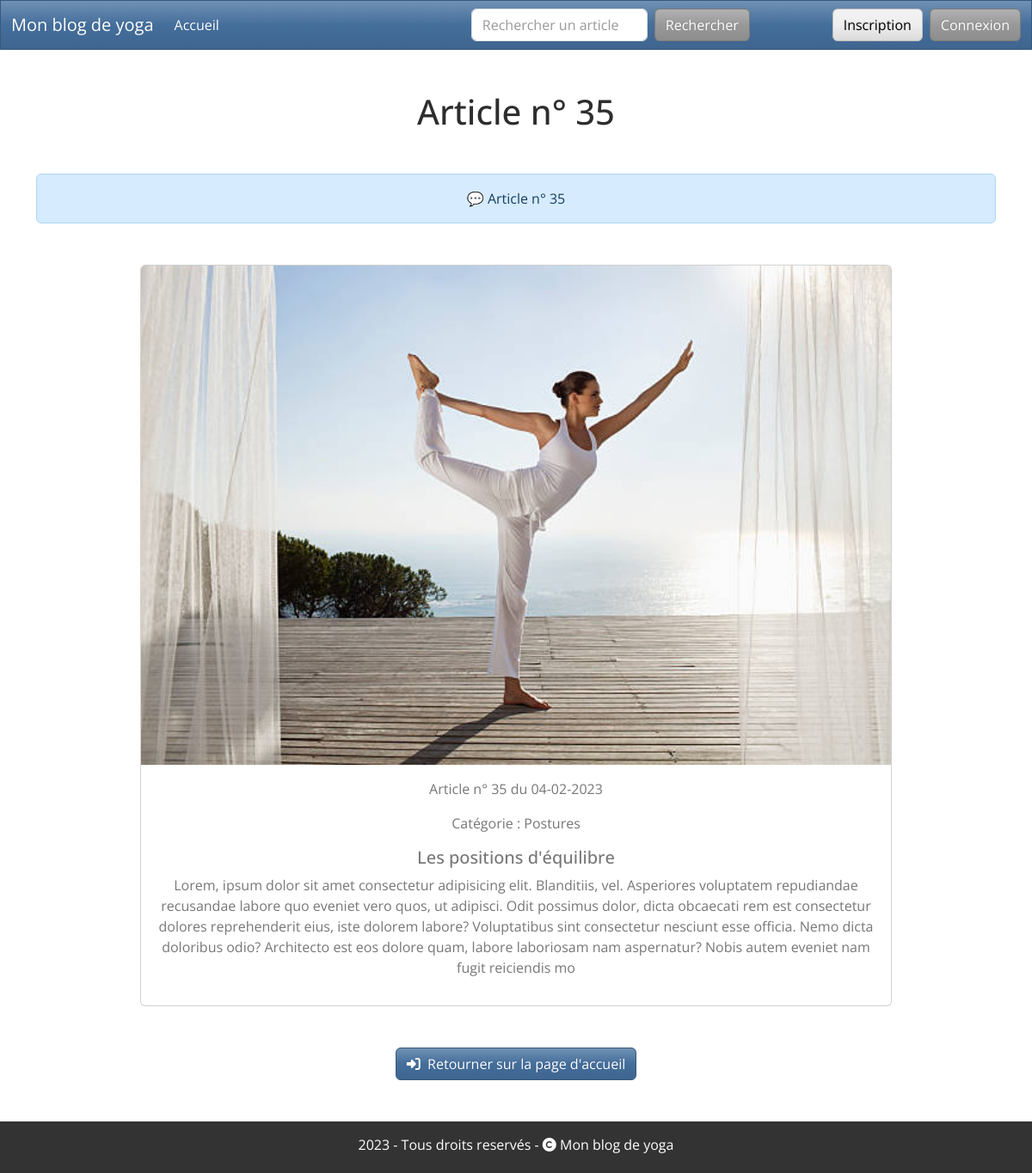
The app's page /?op=select&id=35 with its own data.
### tables this page shows
CREATE TABLE `articles` (
  `id` int(11) NOT NULL,
  `image` varchar(255) DEFAULT NULL,
  `category` varchar(255) NOT NULL,
  `title` varchar(50) NOT NULL,
  `text` text NOT NULL,
  `creation_date` date DEFAULT current_timestamp()
);

### controller/Controller.php (called while the page is built, shortened)
<?php
class Controller
{
    private $dbEntityRepository;
    public function __construct()
    {
        $this->dbEntityRepository = new \model\EntityRepository;
    }
    public function handleRequest()
    {
        $op = isset($_GET['op']) ? $_GET['op'] : 'list';
        try {
            if ($op == 'add')
                $this->create($op);
            elseif ($op == 'update')
                $this->modify($op);
            elseif ($op == 'select')
                $this->select();
            elseif ($op == 'delete')
                $this->delete();
            elseif ($op == 'search')
                $this->search();
            elseif ($op == 'home')
                $this->home();
            elseif ($op == 'list')
                $this->selectAll();
            elseif ($op == 'signUp')
                $this->signUp($op);
            elseif ($op == 'connect')
                $this->connect($op);
            elseif ($op == 'deconnect')
                $this->deconnect();
            else
                throw new Exception("Erreur 404 : La page n'a pas été trouvée !");
        } catch (\Exception $e) {
            echo '<div style="width: 400px; padding: 10px; background: 	#f41f8a; border-radius: 4px; margin: 50px auto; color: white; text-align: center;">';
            echo "💬 Une erreur s'est produite :  " . $e->getMessage() . "👀";
            echo '</div>';
        }
    }
    public function render($layout, $template, $parameters = [])
    {
        extract($parameters);
        require_once "view/$template";
        return ob_end_flush();
    }
    public function select()
    {
        $id = isset($_GET['id']) ? $_GET['id'] : $_GET['op'] == 'list';
        $this->render('layout.php', 'article.php', [
            'title' => "Article n° $id",
            'data' => $this->dbEntityRepository->selectArticle($id),
            'id' => 'id',
            'message' => "Article n° $id"
        ]);
    }
}

### index.php (called while the page is built, shortened)
<?php
$controller = new controller\Controller;
$controller->handleRequest();

### model/EntityRepository.php (called while the page is built, shortened)
<?php
class EntityRepository
{
    private $db;
    public $table;
    public function getDb()
    {
        if (!$this->db) {
            try {
                $xml = simplexml_load_file('./app/config.xml');
                $this->table = $xml->table;
                try {
                    $this->db = new \PDO("mysql:host=" . $xml->host . ";dbname=" . $xml->db, $xml->user, $xml->password, [\PDO::ATTR_ERRMODE => \PDO::ERRMODE_EXCEPTION]);
                } catch (\PDOException $e) {
                    echo '<div style="width: 400px; padding: 10px 5px; background: #f41f8a; border-radius: 4px; margin: 50px auto; color: white; text-align: center;">';
                    echo "💬 Une erreur s'est produite :  " . $e->getMessage() . " 👀";
                    echo '</div>';
                }
            } catch (\Exception $e) {
                echo '<div style="width: 400px; padding: 10px 5px; background: #f41f8a; border-radius: 4px; margin: 50px auto; color: white; text-align: center;">';
                echo "💬 Une erreur s'est produite :  " . $e->getMessage() . " 👀";
                echo '</div>';
            }
        }
        return $this->db;
    }
    public function selectArticle($id)
    {
        $data = $this->getDb()->query("SELECT * FROM " . $this->table[0] . " WHERE id = " . $id);
        $r = $data->fetch(\PDO::FETCH_ASSOC);
        return $r;
    }
}

### view/article.php (the view, shortened to what this page needs)
<?php
$date = new DateTime($data['creation_date']);
?>
<div class="container text-center mt-5">
    <div class="card" style="width: 80%; margin: 0 auto">
        <img src="<?= $data['image']; ?>" alt="photo en lien avec l'article" class="card-img-top">
        <div class="card-body">
            <p>Article n° <?= $data['id']; ?> du <?= $date->format('d-m-Y'); ?></p>
            <p>Catégorie : <?= $data['category']; ?></p>
            <h5 class="card-title"><?= $data['title']; ?></h5>
            <p><?= $data['text']; ?></p>
        </div>
    </div>
    <div class="container text-center">
        <a href="?op=home" class="btn btn-primary mt-5"><i class="fa-solid fa-right-to-bracket"></i>&nbsp; Retourner sur la page d'accueil</a>
    </div>
</div>

### style.css (style rules this page uses)
a { text-decoration: none !important; }

### records on screen
articles: image (picture), id "35", creation_date "04-02-2023", category "Postures", title "Les positions d'équilibre", text "Lorem, ipsum dolor sit amet consectetur adipisicing elit. Blanditiis, vel. Asperiores voluptatem repudiandae recusandae labore quo eveniet vero quos, ut adipisci. Odit possimus dolor, dicta obcaecati rem est consectetur dolores reprehenderit eius, iste dolorem labore? Voluptatibus sint consectetur nesciunt esse officia. Nemo dicta doloribus odio? Architecto est eos dolore quam, labore laboriosam nam aspernatur? Nobis autem eveniet nam fugit reiciendis mo"

### other values on screen
$title "Article n° 35"
$message "Article n° 35"
